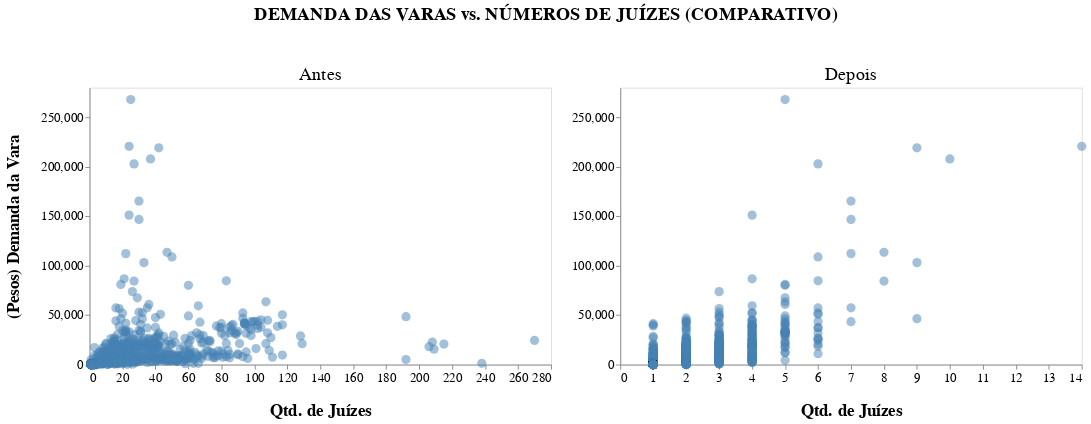

The code cell stored with this chart in its notebook:
### Code cell
# Gráfico da produtividade das varas vs número de juízes
df_demanda_vara_x_juize_x1 = df_demanda_vara_x_juize[df_demanda_vara_x_juize['Vara'] != 'VARA_11822']

chart1 = (
    alt.Chart(df_demanda_vara_x_juize_x1)
    .mark_circle(size=100, opacity=0.5, color="steelblue")
    .encode(
        x=alt.X("Qtd Juizes Antes", title="Qtd. de Juízes",
                axis=alt.Axis(grid=False, titleFontSize=18, titlePadding=20, labelFontSize=14)), 
        y=alt.Y("Demanda", title="(Pesos) Demanda da Vara", 
                axis=alt.Axis(grid=False, titleFontSize=18, titlePadding=20, labelFontSize=14)),
        tooltip=["Qtd Juizes Antes", "Demanda", "Vara"]
    ).properties(
        width=500,
        height=300,
        title={
            "text": " ",
            "subtitle": ["Antes"],
            #"anchor": "start", # alinhar à esquerda
            "fontSize": 20,
            "subtitleFontSize": 20,
            "subtitlePadding": 15
        }
    )
)

# Gráfico da produtividade das varas vs número de juízes
chart2 = (
    alt.Chart(df_demanda_vara_x_juize_x1)
    .mark_circle(size=100, opacity=0.5, color="steelblue")
    .encode(
        x=alt.X("Qtd Juizes Depois", title="Qtd. de Juízes",
                axis=alt.Axis(grid=False, titleFontSize=18, titlePadding=20, labelFontSize=14)), 
        y=alt.Y("Demanda", title=None, 
                axis=alt.Axis(grid=False, titleFontSize=18, titlePadding=20, labelFontSize=14)),
        tooltip=["Qtd Juizes Depois", "Demanda", "Vara"]
    ).properties(
        width=500,
        height=300,
        title={
            "text": " ",
            "subtitle": ["Depois"],
            #"anchor": "start", # alinhar à esquerda
            "fontSize": 20,
            "subtitleFontSize": 20,
            "subtitlePadding": 15
        }
    )
)

# Concatenar com título geral
final_chart = (chart1 | chart2).properties(
    title={
        "text": "DEMANDA DAS VARAS vs. NÚMEROS DE JUÍZES (COMPARATIVO)",
        "fontSize": 20,
        "anchor": "middle",   # centraliza
        "color": "black",
        "offset": 10
    }
)

final_chart

### Figure 1 — Vega-Lite specification as saved in the notebook (floating-point values rounded to 4 significant figures; data arrays with more than 128 entries replaced by an {"elided": "..."} marker saying what was removed)
{"config": {"view": {"continuousWidth": 300, "continuousHeight": 300}}, "hconcat": [{"mark": {"type": "circle", "color": "steelblue", "opacity": 0.5, "size": 100}, "encoding": {"tooltip": [{"field": "Qtd Juizes Antes", "type": "quantitative"}, {"field": "Demanda", "type": "quantitative"}, {"field": "Vara", "type": "nominal"}], "x": {"axis": {"grid": false, "labelFontSize": 14, "titleFontSize": 18, "titlePadding": 20}, "field": "Qtd Juizes Antes", "title": "Qtd. de Juízes", "type": "quantitative"}, "y": {"axis": {"grid": false, "labelFontSize": 14, "titleFontSize": 18, "titlePadding": 20}, "field": "Demanda", "title": "(Pesos) Demanda da Vara", "type": "quantitative"}}, "height": 300, "title": {"text": " ", "subtitle": ["Antes"], "fontSize": 20, "subtitleFontSize": 20, "subtitlePadding": 15}, "width": 500}, {"mark": {"type": "circle", "color": "steelblue", "opacity": 0.5, "size": 100}, "encoding": {"tooltip": [{"field": "Qtd Juizes Depois", "type": "quantitative"}, {"field": "Demanda", "type": "quantitative"}, {"field": "Vara", "type": "nominal"}], "x": {"axis": {"grid": false, "labelFontSize": 14, "titleFontSize": 18, "titlePadding": 20}, "field": "Qtd Juizes Depois", "title": "Qtd. de Juízes", "type": "quantitative"}, "y": {"axis": {"grid": false, "labelFontSize": 14, "titleFontSize": 18, "titlePadding": 20}, "field": "Demanda", "title": null, "type": "quantitative"}}, "height": 300, "title": {"text": " ", "subtitle": ["Depois"], "fontSize": 20, "subtitleFontSize": 20, "subtitlePadding": 15}, "width": 500}], "data": {"name": "data-ac6f4bebd6a989e8b8b3abe5265ba6af"}, "title": {"text": "DEMANDA DAS VARAS vs. NÚMEROS DE JUÍZES (COMPARATIVO)", "fontSize": 20, "anchor": "middle", "color": "black", "offset": 10}, "$schema": "https://vega.github.io/schema/vega-lite/v5.20.1.json", "datasets": {"data-ac6f4bebd6a989e8b8b3abe5265ba6af": {"elided": "849 records"}}}
